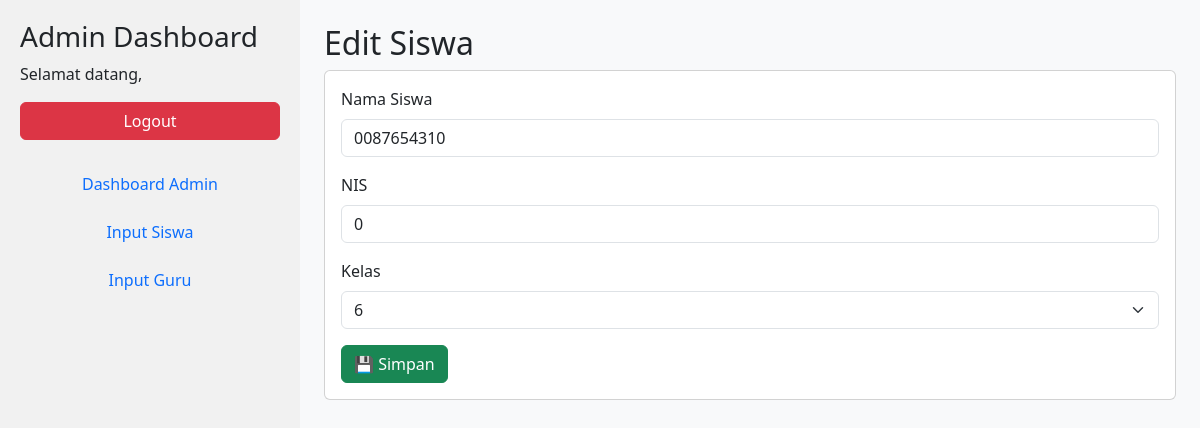
Page /edit_siswa.php?id=12 on the committed database.
### tables this page shows
CREATE TABLE `siswa` (
  `id` int(11) NOT NULL,
  `nama` varchar(100) NOT NULL,
  `nis` varchar(50) NOT NULL,
  `kelas` int(11) NOT NULL
);

### edit_siswa.php (the view, shortened to what this page needs)
<?php
include "koneksi.php";
$id = intval($_GET['id']);
$result = mysqli_query($conn, "SELECT * FROM siswa WHERE id = $id");
$siswa = mysqli_fetch_assoc($result);
?>
<!DOCTYPE html>
<html>
<head>
    <link href="https://cdn.jsdelivr.net/npm/bootstrap@5.3.2/dist/css/bootstrap.min.css" rel="stylesheet">
</head>
<body>
<div class="container-fluid">
<div class="row vh-100">
    <div class="col-md-3 sidebar">
        <h3>Admin Dashboard</h3>
        <p>Selamat datang, <?= $_SESSION['nama'] ?? '' ?></p>
        <a href="logout.php" class="btn btn-danger mb-4 w-100">Logout</a>
        <ul class="nav flex-column mb-3">
            <li class="nav-item mb-2"><a class="nav-link btn btn-outline-primary" href="dashboard_admin.php">Dashboard Admin</a></li>
            <li class="nav-item mb-2"><a class="nav-link btn btn-outline-primary" href="inputsiswa.php">Input Siswa</a></li>
            <li class="nav-item mb-2"><a class="nav-link btn btn-outline-secondary" href="inputguru.php">Input Guru</a></li>
        </ul>
    </div>
    <div class="col-md-9 p-4 overflow-auto" style="height: 100vh;">
        <h2>Edit Siswa</h2>
        <div class="card">
            <div class="card-body">
                <form method="POST">
                    <div class="mb-3">
                        <label class="form-label">Nama Siswa</label>
                        <input type="text" name="nama" class="form-control" value="<?= htmlspecialchars($siswa['nama']); ?>" required>
                    </div>
                    <div class="mb-3">
                        <label class="form-label">NIS</label>
                        <input type="text" name="nis" class="form-control" value="<?= htmlspecialchars($siswa['nis']); ?>" required>
                    </div>
                    <div class="mb-3">
                        <label class="form-label">Kelas</label>
                        <select name="kelas" class="form-select" required>
                            <?php for ($i=1; $i<=6; $i++): ?>
                                <option value="<?= $i ?>" <?= ($siswa['kelas'] == $i) ? 'selected' : '' ?>><?= $i ?></option>
                            <?php endfor; ?>
                        </select>
                    </div>
                    <button type="submit" name="update" class="btn btn-success">💾 Simpan</button>
                </form>
            </div>
        </div>
    </div>
</div>
</div>
</body>
</html>

### edit_siswa.php (style rules this page uses)
body { background: #f8f9fa; }
.sidebar { height: 100vh; position: sticky; top: 0; overflow-y: auto; background: #f1f1f1; padding: 20px; }

### rows in the picture
siswa: nama "0087654310", nis "0", kelas "6"
